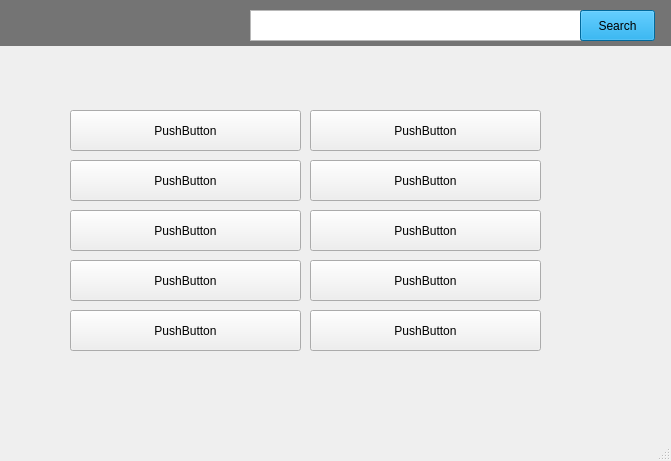
<?xml version="1.0" encoding="UTF-8"?>
<ui version="4.0">
 <class>MainWindow</class>
 <widget class="QMainWindow" name="MainWindow">
  <property name="geometry">
   <rect>
    <x>0</x>
    <y>0</y>
    <width>671</width>
    <height>461</height>
   </rect>
  </property>
  <property name="windowTitle">
   <string>MainWindow</string>
  </property>
  <widget class="QWidget" name="centralwidget">
   <widget class="QLabel" name="label">
    <property name="geometry">
     <rect>
      <x>0</x>
      <y>-5</y>
      <width>671</width>
      <height>51</height>
     </rect>
    </property>
    <property name="styleSheet">
     <string notr="true">background-color: rgb(116, 116, 116);</string>
    </property>
    <property name="text">
     <string/>
    </property>
   </widget>
   <widget class="QTextEdit" name="textEdit">
    <property name="geometry">
     <rect>
      <x>250</x>
      <y>10</y>
      <width>331</width>
      <height>31</height>
     </rect>
    </property>
   </widget>
   <widget class="QPushButton" name="pushButton_11">
    <property name="geometry">
     <rect>
      <x>580</x>
      <y>10</y>
      <width>75</width>
      <height>31</height>
     </rect>
    </property>
    <property name="styleSheet">
     <string notr="true">background-color: rgb(0, 147, 220);</string>
    </property>
    <property name="text">
     <string>Search</string>
    </property>
   </widget>
   <widget class="QPushButton" name="pushButton">
    <property name="geometry">
     <rect>
      <x>70</x>
      <y>110</y>
      <width>231</width>
      <height>41</height>
     </rect>
    </property>
    <property name="text">
     <string>PushButton</string>
    </property>
   </widget>
   <widget class="QPushButton" name="pushButton_2">
    <property name="geometry">
     <rect>
      <x>310</x>
      <y>110</y>
      <width>231</width>
      <height>41</height>
     </rect>
    </property>
    <property name="text">
     <string>PushButton</string>
    </property>
   </widget>
   <widget class="QPushButton" name="pushButton_3">
    <property name="geometry">
     <rect>
      <x>310</x>
      <y>160</y>
      <width>231</width>
      <height>41</height>
     </rect>
    </property>
    <property name="text">
     <string>PushButton</string>
    </property>
   </widget>
   <widget class="QPushButton" name="pushButton_4">
    <property name="geometry">
     <rect>
      <x>70</x>
      <y>160</y>
      <width>231</width>
      <height>41</height>
     </rect>
    </property>
    <property name="text">
     <string>PushButton</string>
    </property>
   </widget>
   <widget class="QPushButton" name="pushButton_5">
    <property name="geometry">
     <rect>
      <x>310</x>
      <y>210</y>
      <width>231</width>
      <height>41</height>
     </rect>
    </property>
    <property name="text">
     <string>PushButton</string>
    </property>
   </widget>
   <widget class="QPushButton" name="pushButton_6">
    <property name="geometry">
     <rect>
      <x>70</x>
      <y>210</y>
      <width>231</width>
      <height>41</height>
     </rect>
    </property>
    <property name="text">
     <string>PushButton</string>
    </property>
   </widget>
   <widget class="QPushButton" name="pushButton_7">
    <property name="geometry">
     <rect>
      <x>310</x>
      <y>260</y>
      <width>231</width>
      <height>41</height>
     </rect>
    </property>
    <property name="text">
     <string>PushButton</string>
    </property>
   </widget>
   <widget class="QPushButton" name="pushButton_8">
    <property name="geometry">
     <rect>
      <x>70</x>
      <y>260</y>
      <width>231</width>
      <height>41</height>
     </rect>
    </property>
    <property name="text">
     <string>PushButton</string>
    </property>
   </widget>
   <widget class="QPushButton" name="pushButton_9">
    <property name="geometry">
     <rect>
      <x>310</x>
      <y>310</y>
      <width>231</width>
      <height>41</height>
     </rect>
    </property>
    <property name="text">
     <string>PushButton</string>
    </property>
   </widget>
   <widget class="QPushButton" name="pushButton_10">
    <property name="geometry">
     <rect>
      <x>70</x>
      <y>310</y>
      <width>231</width>
      <height>41</height>
     </rect>
    </property>
    <property name="text">
     <string>PushButton</string>
    </property>
   </widget>
   <widget class="QLabel" name="label_2">
    <property name="geometry">
     <rect>
      <x>0</x>
      <y>10</y>
      <width>111</width>
      <height>31</height>
     </rect>
    </property>
    <property name="text">
     <string/>
    </property>
    <property name="pixmap">
     <pixmap>2.png</pixmap>
    </property>
   </widget>
  </widget>
  <widget class="QMenuBar" name="menubar">
   <property name="geometry">
    <rect>
     <x>0</x>
     <y>0</y>
     <width>671</width>
     <height>21</height>
    </rect>
   </property>
  </widget>
  <widget class="QStatusBar" name="statusbar"/>
 </widget>
 <resources/>
 <connections/>
</ui>
